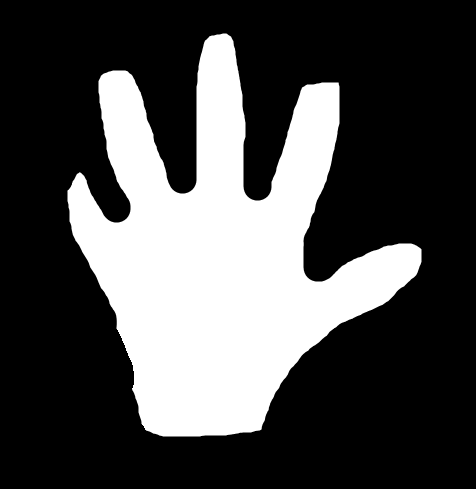
#> input picture hand.png, 476 x 489 px
$ python trycv.py
#> lines starting #> are read from the running program, lines starting #| are printed output that depends on the picture; after the words box and inside, x2 and y2 are one past the last pixel; in counts of white or black regions, pixels touching at a corner belong together; long printed decimals are rounded
import numpy as np
import cv2
import copy
img=cv2.imread('hand.png')
#> img is the input picture: shape (489, 476, 3); min 0, max 255, mean 75.5
imgg=cv2.cvtColor(img,cv2.COLOR_BGR2GRAY)
ret,thresh=cv2.threshold(imgg,127,255,0)
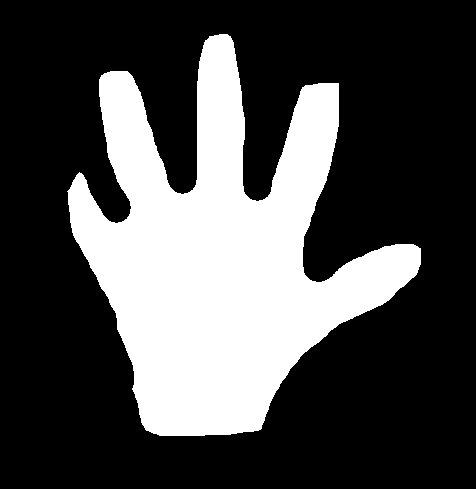
#> thresh: shape (489, 476); 29.5% white; 1 white region
contours,hierarchy=cv2.findContours(thresh,1,2)
#> contours = 1 contour; box (x1, y1, x2, y2) and area: (67, 34, 421, 436) 67839
cnt=contours[0]
#> cnt = contour of 798 points, box (x1, y1, x2, y2) (67, 34, 421, 436), area 67839
print(type(contours))
#| <class 'list'>
M=cv2.moments(cnt)
#> M = moments, m00 67839, centre m10/m00, m01/m00 = (219.9, 256)
print(M)
#> (printed output is left out)
cx=int(M['m10']/M['m00'])
#> cx = 219
cy=int(M['m01']/M['m00'])
#> cy = 256
print(cx,cy)
#| 219 256
x,y,w,h=cv2.boundingRect(cnt)
#> x = 67; y = 34; w = 354; h = 402
img5=cv2.rectangle(img.copy(),(x,y),(x+w,y+h),(0,255,0),2)
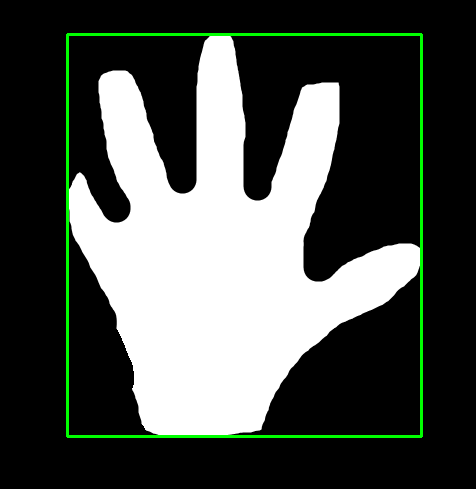
#> img5: shape (489, 476, 3); mean B, G, R 75.4, 80.3, 75.4
cv2.imshow('rect',img5)
# img2=cv2.drawContours(img,contours,0,(0,255,0),3)
# img2[83,117]=(0,0,0)
hull=cv2.convexHull(cnt)
#> hull = contour of 28 points, box (x1, y1, x2, y2) (67, 34, 421, 436), area 100044
print(cv2.isContourConvex(cnt))
#| False
img4=cv2.drawContours(img.copy(),[hull],-1,(0,255,0),3)
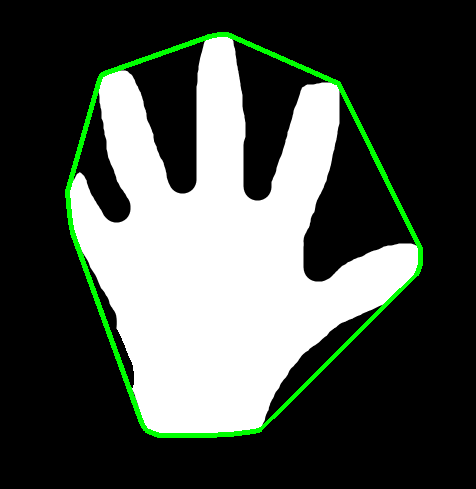
#> img4: shape (489, 476, 3); mean B, G, R 74.6, 80.9, 74.6
cv2.imshow('hull',img4)
print(type(hull))
#| <class 'numpy.ndarray'>
area=cv2.contourArea(cnt)
#> area = 67839
perimeter=cv2.arcLength(cnt,True)
#> perimeter = 1998
epsilon=0.043*cv2.arcLength(cnt,True)
#> epsilon = 85.91
# approx=cv2.approxPolyDP(cnt,epsilon,True)
approx=cv2.approxPolyDP(cnt,epsilon,True)
#> approx = [[227, 34], [192, 190], [110, 71], [159, 435], [420, 264], [304, 274], [338, 83], [252, 200]]
img3=cv2.drawContours(img,[approx],-1,(0,255,0),3)
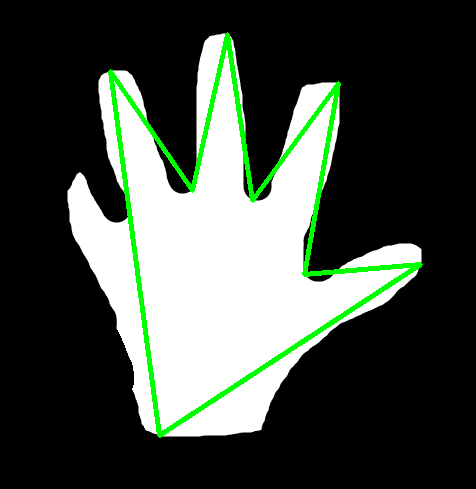
#> img3: shape (489, 476, 3); mean B, G, R 68.6, 77.1, 68.6
print(type(approx),type(contours))
#| <class 'numpy.ndarray'> <class 'list'>
cv2.imshow('approx',img3)
print(area)
#| 67839.0
print(M['m00'],perimeter)
#| 67839.0 1998.018
# cv2.imshow('con',img2)
cv2.waitKey(0)
cv2.destroyAllWindows()
